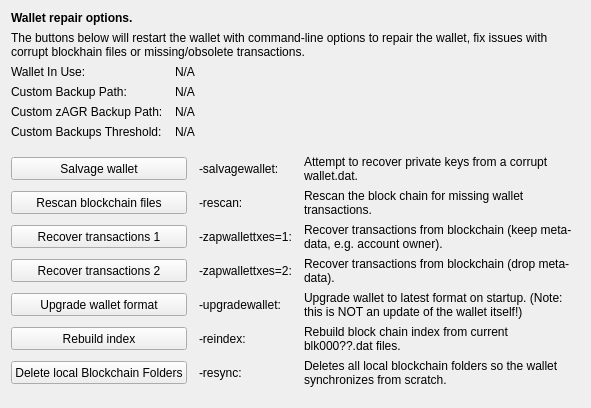
     <widget class="QWidget" name="tab_repair">
      <attribute name="title">
       <string>&amp;Wallet Repair</string>
      </attribute>
      <layout class="QGridLayout" name="gridLayout_4" columnstretch="0,0,0,0">
       <property name="horizontalSpacing">
        <number>12</number>
       </property>
       <item row="0" column="0" colspan="4">
        <widget class="QLabel" name="label_repair_header">
         <property name="font">
          <font>
           <weight>75</weight>
           <bold>true</bold>
          </font>
         </property>
         <property name="text">
          <string>Wallet repair options.</string>
         </property>
        </widget>
       </item>
       <item row="1" column="0" colspan="4">
        <widget class="QLabel" name="label_repair_helptext">
         <property name="font">
          <font>
           <weight>50</weight>
           <bold>false</bold>
          </font>
         </property>
         <property name="text">
          <string>The buttons below will restart the wallet with command-line options to repair the wallet, fix issues with corrupt blockhain files or missing/obsolete transactions.</string>
         </property>
         <property name="wordWrap">
          <bool>true</bool>
         </property>
        </widget>
       </item>
       <item row="2" column="0">
        <widget class="QLabel" name="wallet_path_label">
         <property name="text">
          <string>Wallet In Use:</string>
         </property>
        </widget>
       </item>
       <item row="2" column="1" colspan="3">
        <widget class="QLabel" name="wallet_path">
         <property name="cursor">
          <cursorShape>IBeamCursor</cursorShape>
         </property>
         <property name="text">
          <string>N/A</string>
         </property>
         <property name="textFormat">
          <enum>Qt::PlainText</enum>
         </property>
         <property name="textInteractionFlags">
          <set>Qt::LinksAccessibleByMouse|Qt::TextSelectableByKeyboard|Qt::TextSelectableByMouse</set>
         </property>
        </widget>
       </item>
       <item row="3" column="0">
        <widget class="QLabel" name="wallet_custombackuppath_label">
         <property name="text">
          <string>Custom Backup Path:</string>
         </property>
         <property name="visible">
          <bool>false</bool>
         </property>
        </widget>
       </item>
       <item row="3" column="1" colspan="3">
        <widget class="QLabel" name="wallet_custombackuppath">
         <property name="cursor">
          <cursorShape>IBeamCursor</cursorShape>
         </property>
         <property name="text">
          <string>N/A</string>
         </property>
         <property name="textFormat">
          <enum>Qt::PlainText</enum>
         </property>
         <property name="textInteractionFlags">
          <set>Qt::LinksAccessibleByMouse|Qt::TextSelectableByKeyboard|Qt::TextSelectableByMouse</set>
         </property>
         <property name="visible">
          <bool>false</bool>
         </property>
        </widget>
       </item>
       <item row="4" column="0">
        <widget class="QLabel" name="wallet_customzagrbackuppath_label">
         <property name="text">
          <string>Custom zAGR Backup Path:</string>
         </property>
         <property name="visible">
          <bool>false</bool>
         </property>
        </widget>
       </item>
       <item row="4" column="1" colspan="3">
        <widget class="QLabel" name="wallet_customzagrbackuppath">
         <property name="cursor">
          <cursorShape>IBeamCursor</cursorShape>
         </property>
         <property name="text">
          <string>N/A</string>
         </property>
         <property name="textFormat">
          <enum>Qt::PlainText</enum>
         </property>
         <property name="textInteractionFlags">
          <set>Qt::LinksAccessibleByMouse|Qt::TextSelectableByKeyboard|Qt::TextSelectableByMouse</set>
         </property>
         <property name="visible">
          <bool>false</bool>
         </property>
        </widget>
       </item>
       <item row="5" column="0">
        <widget class="QLabel" name="wallet_custombackupthreshold_label">
         <property name="text">
          <string>Custom Backups Threshold:</string>
         </property>
         <property name="visible">
          <bool>false</bool>
         </property>
        </widget>
       </item>
       <item row="5" column="1" colspan="3">
        <widget class="QLabel" name="wallet_custombackupthreshold">
         <property name="cursor">
          <cursorShape>IBeamCursor</cursorShape>
         </property>
         <property name="text">
          <string>N/A</string>
         </property>
         <property name="textFormat">
          <enum>Qt::PlainText</enum>
         </property>
         <property name="textInteractionFlags">
          <set>Qt::LinksAccessibleByMouse|Qt::TextSelectableByKeyboard|Qt::TextSelectableByMouse</set>
         </property>
         <property name="visible">
          <bool>false</bool>
         </property>
        </widget>
       </item>
       <item row="6" column="0">
        <spacer name="verticalSpacer_repair1">
         <property name="orientation">
          <enum>Qt::Vertical</enum>
         </property>
         <property name="sizeHint" stdset="0">
          <size>
           <width>10</width>
           <height>10</height>
          </size>
         </property>
        </spacer>
       </item>
       <item row="7" column="0" colspan="2">
        <widget class="QPushButton" name="btn_salvagewallet">
         <property name="minimumSize">
          <size>
           <width>100</width>
           <height>23</height>
          </size>
         </property>
         <property name="text">
          <string>Salvage wallet</string>
         </property>
        </widget>
       </item>
       <item row="7" column="2">
        <widget class="QLabel" name="label_repair_salvage_command">
         <property name="text">
          <string notr="true">-salvagewallet:</string>
         </property>
        </widget>
       </item>
       <item row="7" column="3">
        <widget class="QLabel" name="label_repair_salvage">
         <property name="text">
          <string>Attempt to recover private keys from a corrupt wallet.dat.</string>
         </property>
         <property name="wordWrap">
          <bool>true</bool>
         </property>
        </widget>
       </item>
       <item row="8" column="0" colspan="2">
        <widget class="QPushButton" name="btn_rescan">
         <property name="minimumSize">
          <size>
           <width>100</width>
           <height>23</height>
          </size>
         </property>
         <property name="text">
          <string>Rescan blockchain files</string>
         </property>
        </widget>
       </item>
       <item row="8" column="2">
        <widget class="QLabel" name="label_repair_rescan_command">
         <property name="text">
          <string notr="true">-rescan:</string>
         </property>
        </widget>
       </item>
       <item row="8" column="3">
        <widget class="QLabel" name="label_repair_rescan">
         <property name="text">
          <string>Rescan the block chain for missing wallet transactions.</string>
         </property>
         <property name="wordWrap">
          <bool>true</bool>
         </property>
        </widget>
       </item>
       <item row="9" column="0" colspan="2">
        <widget class="QPushButton" name="btn_zapwallettxes1">
         <property name="minimumSize">
          <size>
           <width>100</width>
           <height>23</height>
          </size>
         </property>
         <property name="text">
          <string>Recover transactions 1</string>
         </property>
        </widget>
       </item>
       <item row="9" column="2">
        <widget class="QLabel" name="label_repair_zap1_command">
         <property name="text">
          <string notr="true">-zapwallettxes=1:</string>
         </property>
        </widget>
       </item>
       <item row="9" column="3">
        <widget class="QLabel" name="label_repair_zap1">
         <property name="text">
          <string>Recover transactions from blockchain (keep meta-data, e.g. account owner).</string>
         </property>
         <property name="wordWrap">
          <bool>true</bool>
         </property>
        </widget>
       </item>
       <item row="10" column="0" colspan="2">
        <widget class="QPushButton" name="btn_zapwallettxes2">
         <property name="minimumSize">
          <size>
           <width>100</width>
           <height>23</height>
          </size>
         </property>
         <property name="text">
          <string>Recover transactions 2</string>
         </property>
        </widget>
       </item>
       <item row="10" column="2">
        <widget class="QLabel" name="label_repair_zap2_command">
         <property name="text">
          <string notr="true">-zapwallettxes=2:</string>
         </property>
        </widget>
       </item>
       <item row="10" column="3">
        <widget class="QLabel" name="label_repair_zap2">
         <property name="text">
          <string>Recover transactions from blockchain (drop meta-data).</string>
         </property>
         <property name="wordWrap">
          <bool>true</bool>
         </property>
        </widget>
       </item>
       <item row="11" column="0" colspan="2">
        <widget class="QPushButton" name="btn_upgradewallet">
         <property name="minimumSize">
          <size>
           <width>100</width>
           <height>23</height>
          </size>
         </property>
         <property name="text">
          <string>Upgrade wallet format</string>
         </property>
        </widget>
       </item>
       <item row="11" column="2">
        <widget class="QLabel" name="label_repair_upgrade_command">
         <property name="text">
          <string notr="true">-upgradewallet:</string>
         </property>
        </widget>
       </item>
       <item row="11" column="3">
        <widget class="QLabel" name="label_repair_upgrade">
         <property name="text">
          <string>Upgrade wallet to latest format on startup. (Note: this is NOT an update of the wallet itself!)</string>
         </property>
         <property name="wordWrap">
          <bool>true</bool>
         </property>
        </widget>
       </item>
       <item row="12" column="0" colspan="2">
        <widget class="QPushButton" name="btn_reindex">
         <property name="minimumSize">
          <size>
           <width>100</width>
           <height>23</height>
          </size>
         </property>
         <property name="text">
          <string>Rebuild index</string>
         </property>
        </widget>
       </item>
       <item row="12" column="2">
        <widget class="QLabel" name="label_repair_reindex_command">
         <property name="text">
          <string notr="true">-reindex:</string>
         </property>
        </widget>
       </item>
       <item row="12" column="3">
        <widget class="QLabel" name="label_repair_reindex">
         <property name="text">
          <string>Rebuild block chain index from current blk000??.dat files.</string>
         </property>
         <property name="wordWrap">
          <bool>true</bool>
         </property>
        </widget>
       </item>
       <item row="13" column="0" colspan="2">
        <widget class="QPushButton" name="btn_resync">
         <property name="minimumSize">
          <size>
           <width>100</width>
           <height>23</height>
          </size>
         </property>
         <property name="text">
          <string>Delete local Blockchain Folders</string>
         </property>
        </widget>
       </item>
       <item row="13" column="2">
        <widget class="QLabel" name="label_repair_resync_command">
         <property name="text">
          <string>-resync:</string>
         </property>
        </widget>
       </item>
       <item row="13" column="3">
        <widget class="QLabel" name="label_repair_resync">
         <property name="text">
          <string>Deletes all local blockchain folders so the wallet synchronizes from scratch.</string>
         </property>
         <property name="wordWrap">
          <bool>true</bool>
         </property>
        </widget>
       </item>
       <item row="14" column="0">
        <spacer name="verticalSpacer_repair2">
         <property name="orientation">
          <enum>Qt::Vertical</enum>
         </property>
         <property name="sizeHint" stdset="0">
          <size>
           <width>20</width>
           <height>10</height>
          </size>
         </property>
        </spacer>
       </item>
      </layout>
     </widget>
